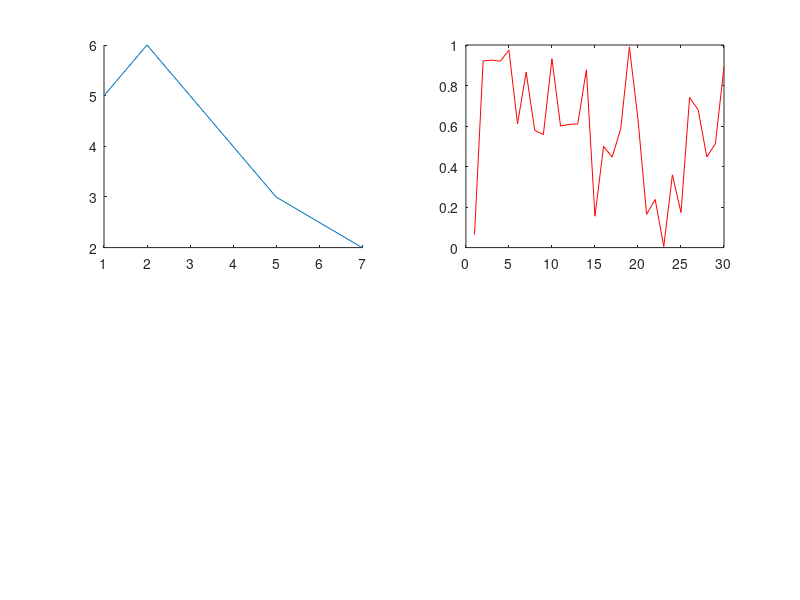
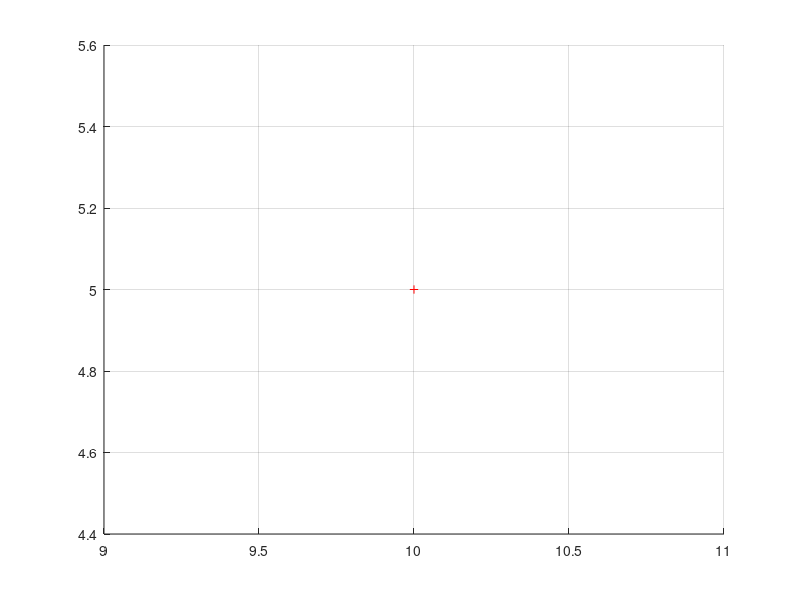
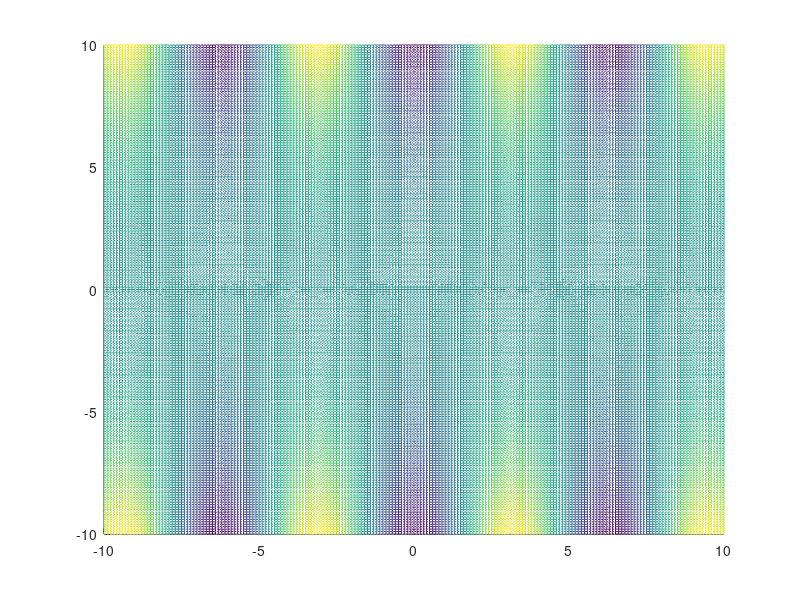

Reproduce these figures in MATLAB, in order.
subplot(2,2,1);
x = [1,2,5,7];
y = [5,6,3,2];
hold on;
plot(x,y);
subplot(2,2,2);
plot(rand(1,30),'r')
figure(2);
hold on;
grid on;
plot3(10, 5,3,'r+');
figure(3);
hold on;
grid on;
px = -10:.1:10;
py = px;
[x,y] = meshgrid(px,py);%crea combinaciones entre las dos variables
z = x.^2-3*y.^2*cos(x);
mesh(x,y,z)